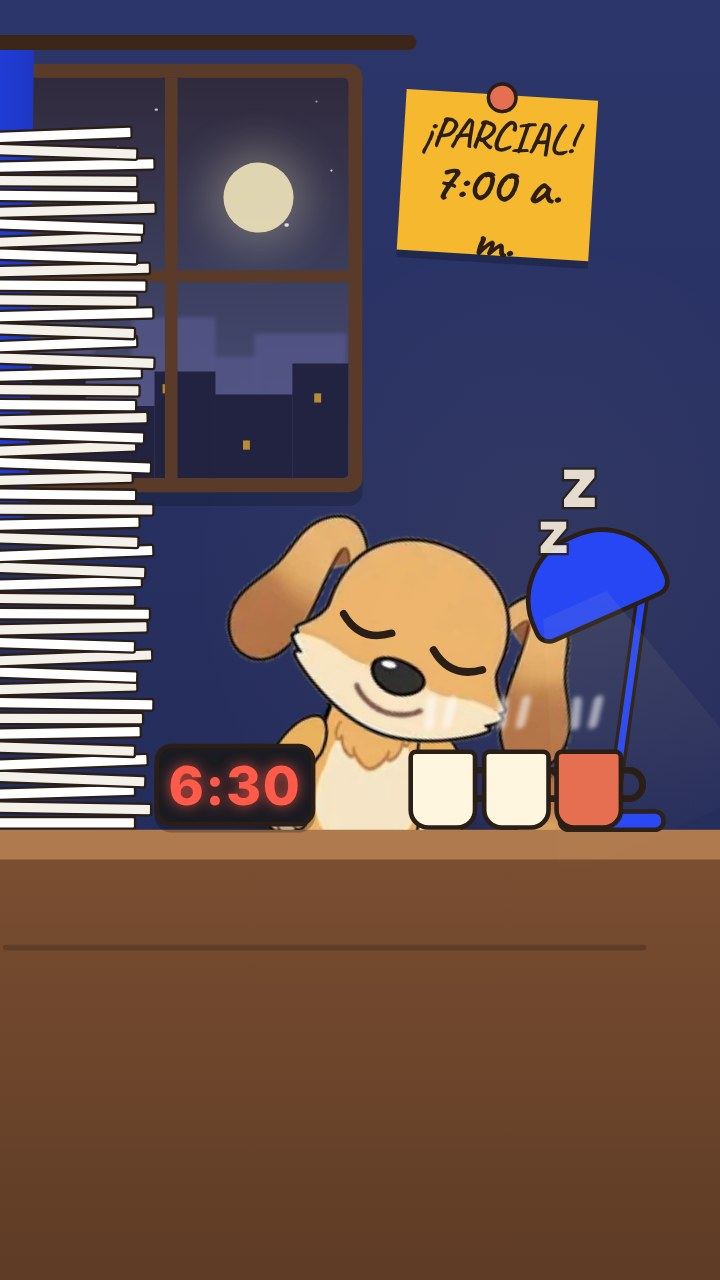
#> input picture contenido/estudio/src/piezas/prueba-01/referencias/dormido.jpg, 720 x 1280 px
$ python rellenar.py ../../contenido/estudio/src/piezas/prueba-01/referencias/dormido.jpg ../../contenido/estudio/src/piezas/prueba-01/referencias/dormido.jpg ../../contenido/estudio/src/piezas/prueba-01/referencias/dormido.jpg 5 5
#> lines starting #> are read from the running program, lines starting #| are printed output that depends on the picture
# Recorte de objetos de Gemini sobre verde croma (guia-estilo-imagenes.md, «Objetos ilustrados»).
# Para objetos con interior verdoso (un billete verde): todo lo que el contorno
# encierra vuelve a ser opaco y su verde se lleva hacia un tono dado.
# uso: rellenar.py pieza.webp [#rrggbb] [original.jpg x0 y0]
# Con el original, el interior se toma de sus píxeles (sin el ruido del recorte).
import sys
from collections import deque
import numpy as np
from PIL import Image

p = sys.argv[1]
tono = sys.argv[2] if len(sys.argv) > 2 and sys.argv[2] != '-' else None  # '-' = conservar los colores del original
im = np.asarray(Image.open(p).convert('RGBA')).astype(np.float32)
h, w = im.shape[:2]
#> h = 1280; w = 720
a = im[..., 3]
#> a: shape (1280, 720) float32; every value is 255
fuera = np.zeros((h, w), bool)
q = deque()
for x in range(w):
    for y in (0, h - 1):
        if a[y, x] < 128 and not fuera[y, x]:
            fuera[y, x] = True; q.append((y, x))
#> fuera: shape (1280, 720) bool; every value is 0
for y in range(h):
    for x in (0, w - 1):
        if a[y, x] < 128 and not fuera[y, x]:
            fuera[y, x] = True; q.append((y, x))
while q:
    y, x = q.popleft()
    for dy, dx in ((1, 0), (-1, 0), (0, 1), (0, -1)):
        ny, nx = y + dy, x + dx
        if 0 <= ny < h and 0 <= nx < w and not fuera[ny, nx] and a[ny, nx] < 128:
            fuera[ny, nx] = True; q.append((ny, nx))
dentro = ~fuera
if len(sys.argv) > 5:
    o = np.asarray(Image.open(sys.argv[3]).convert('RGB')).astype(np.float32)
    x0, y0 = int(sys.argv[4]), int(sys.argv[5])
    orig = o[y0:y0 + h, x0:x0 + w]
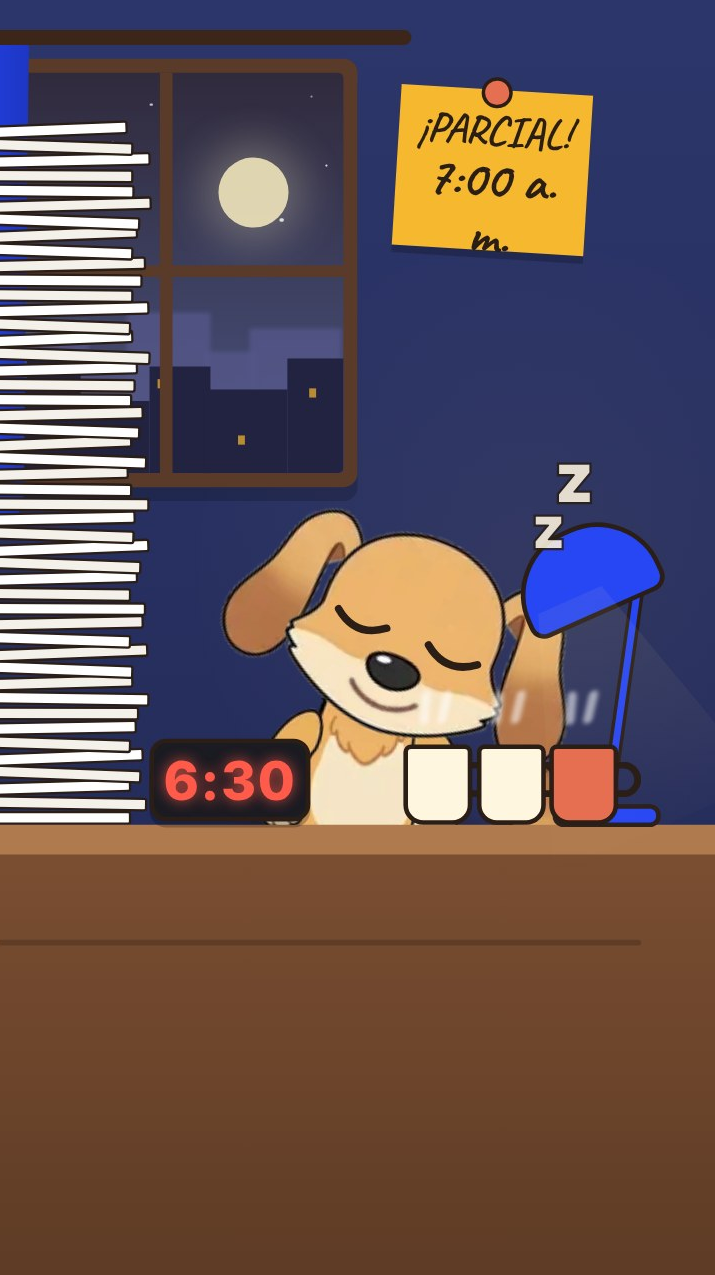
#> orig: shape (1275, 715, 3) float32; mean R, G, B 104.9, 86.1, 85.8
    for c in range(3):
#> (the run stopped early here; a loop or call above may not have finished)
